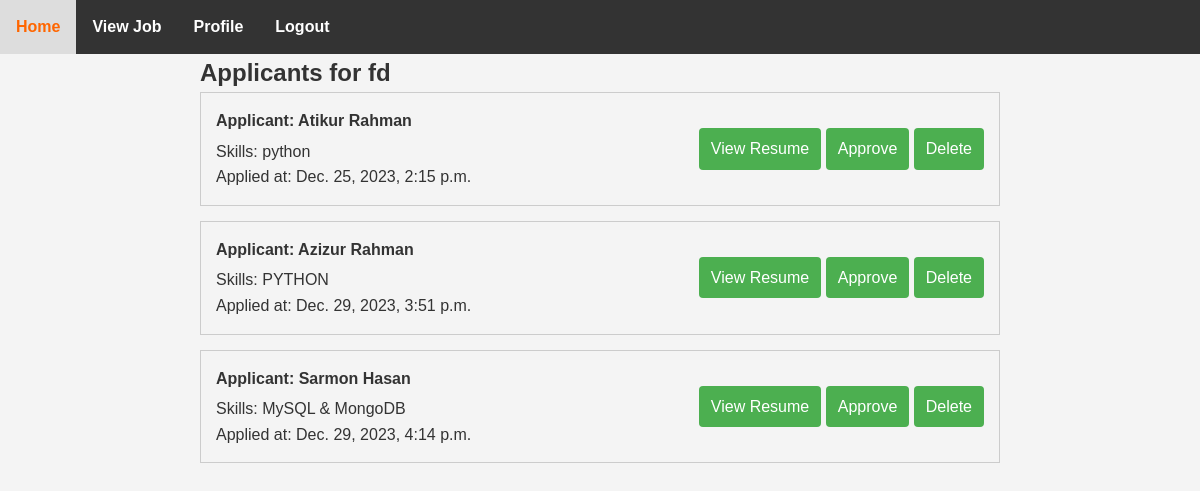
Page /applicant_list/7 on the committed database.
### myApp/models.py (models this page shows, shortened)
class job_model(models.Model):
    job_title = models.CharField(max_length=100, null=True)
    company_name = models.CharField(max_length=100, null=True)
    location = models.CharField(max_length=100, null=True)
    description = models.TextField()
    create_at = models.DateTimeField(auto_now_add=True, null=True)
    update_at = models.DateTimeField(auto_now=True, null=True)
    job_creator = models.ForeignKey(Custom_User, on_delete=models.CASCADE)

class jobApplyModel(models.Model):
    job=models.ForeignKey(job_model,on_delete=models.CASCADE,related_name='applications')
    applicant=models.ForeignKey(Custom_User,on_delete=models.CASCADE)
    applied_at = models.DateTimeField(auto_now_add=True)
    skills = models.CharField(max_length=255, blank=True, null=True)
    resume = models.FileField(upload_to='resumes/', blank=True, null=True)

class Custom_User(AbstractUser):
    USER=[
        ('recruiter','Recruiter'),('jobseeker','JobSeeker')
    ]
    display_name=models.CharField(max_length=100)
    email=models.EmailField(unique=True)
    password=models.CharField(max_length=100)
    confirm_password=models.CharField(max_length=100)
    user_type=models.CharField(choices=USER,max_length=120)
    profile_pic=models.ImageField(upload_to="media/profile_pic",null=True)
    about= models.TextField(max_length=10000,null=True)

### myProject/views.py (the view)
# urls.py: path('applicant_list/<str:myid>',applicant_list,name='applicant_list'),
def applicant_list(request,myid):
    myJob = get_object_or_404(job_model, id=myid)
    applicants = jobApplyModel.objects.filter(job=myJob)
    context = {
        'job': myJob,
        'applicants': applicants,
    }
    return render(request,"Recruiter/applicant_list.html",context)

### Template/Recruiter/applicant_list.html (shortened to what this page needs)
{% extends "dashboard.html" %}
{% block content %}
<!DOCTYPE html>
<html lang="en">
<head>
</head>
<body>
    <div class="container">
        <h2>Applicants for {{ job.job_title }}</h2>
        <ul class="applicant-list">
          {% for applicant in applicants %}
            <li class="applicant-item">
              <div class="applicant-info">
                <p class="applicant-name">Applicant: {{ applicant.applicant.display_name }}</p>
                <p class="applicant-skills">Skills: {{ applicant.skills }}</p>
                <p class="applicant-applied-at">Applied at: {{ applicant.applied_at }}</p>
              </div>
              <div class="resume-link">
                <a href="{{ applicant.resume.url }}" target="_blank">View Resume</a>
                <a href="" >Approve</a>
                <a href="" >Delete</a>
              </div>
            </li>
          {% endfor %}
        </ul>
      </div>
</body>
</html>
{% endblock content %}

### Template/dashboard.html (style rules this page uses)
body { font-family: Arial, sans-serif; margin: 0; padding: 0; }
* { margin: 0; padding: 0; box-sizing: border-box; }
body { font-family: Arial, sans-serif; background-color: #f4f4f4; line-height: 1.6; color: #333; }

### Template/Recruiter/applicant_list.html (style rules this page uses)
body { font-family: Arial, sans-serif; }
.container { max-width: 800px; margin: 0 auto; }
.applicant-list { list-style-type: none; padding: 0; }
.applicant-item { border: 1px solid #ccc; margin-bottom: 15px; padding: 15px; display: flex; justify-content: space-between; align-items: center; }
.applicant-info { flex-grow: 1; }
.applicant-name { font-weight: bold; margin-bottom: 5px; }
.resume-link a { text-decoration: none; background-color: #4caf50; color: white; padding: 8px 12px; border-radius: 4px; display: inline-block; transition: background-color 0.3s; }

### rows in the picture
job_model: job_title "fd"
jobApplyModel: applicant.display_name "Atikur Rahman", skills "python", applied_at "Dec. 25, 2023, 2:15 p.m."
jobApplyModel: applicant.display_name "Azizur Rahman", skills "PYTHON", applied_at "Dec. 29, 2023, 3:51 p.m."
jobApplyModel: applicant.display_name "Sarmon Hasan", skills "MySQL & MongoDB", applied_at "Dec. 29, 2023, 4:14 p.m."
